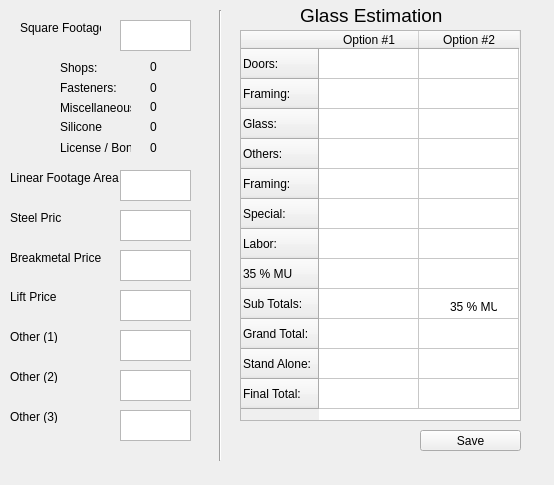
<?xml version="1.0" encoding="UTF-8"?>
<ui version="4.0">
 <class>Form</class>
 <widget class="QWidget" name="Form">
  <property name="geometry">
   <rect>
    <x>0</x>
    <y>0</y>
    <width>554</width>
    <height>485</height>
   </rect>
  </property>
  <property name="windowTitle">
   <string>Form</string>
  </property>
  <widget class="QLabel" name="label">
   <property name="geometry">
    <rect>
     <x>20</x>
     <y>20</y>
     <width>81</width>
     <height>16</height>
    </rect>
   </property>
   <property name="text">
    <string>Square Footage</string>
   </property>
  </widget>
  <widget class="QLabel" name="label_2">
   <property name="geometry">
    <rect>
     <x>10</x>
     <y>250</y>
     <width>91</width>
     <height>16</height>
    </rect>
   </property>
   <property name="text">
    <string>Breakmetal Price</string>
   </property>
  </widget>
  <widget class="QLabel" name="label_3">
   <property name="geometry">
    <rect>
     <x>10</x>
     <y>170</y>
     <width>111</width>
     <height>16</height>
    </rect>
   </property>
   <property name="text">
    <string>Linear Footage Area</string>
   </property>
  </widget>
  <widget class="QLabel" name="label_4">
   <property name="geometry">
    <rect>
     <x>10</x>
     <y>210</y>
     <width>51</width>
     <height>16</height>
    </rect>
   </property>
   <property name="text">
    <string>Steel Price</string>
   </property>
  </widget>
  <widget class="QTextEdit" name="textEdit_6">
   <property name="geometry">
    <rect>
     <x>120</x>
     <y>20</y>
     <width>71</width>
     <height>31</height>
    </rect>
   </property>
  </widget>
  <widget class="QLabel" name="label_5">
   <property name="geometry">
    <rect>
     <x>10</x>
     <y>290</y>
     <width>47</width>
     <height>13</height>
    </rect>
   </property>
   <property name="text">
    <string>Lift Price</string>
   </property>
  </widget>
  <widget class="QLabel" name="label_6">
   <property name="geometry">
    <rect>
     <x>10</x>
     <y>330</y>
     <width>47</width>
     <height>13</height>
    </rect>
   </property>
   <property name="text">
    <string>Other (1)</string>
   </property>
  </widget>
  <widget class="QTextEdit" name="textEdit_7">
   <property name="geometry">
    <rect>
     <x>120</x>
     <y>290</y>
     <width>71</width>
     <height>31</height>
    </rect>
   </property>
  </widget>
  <widget class="QTextEdit" name="textEdit_8">
   <property name="geometry">
    <rect>
     <x>120</x>
     <y>250</y>
     <width>71</width>
     <height>31</height>
    </rect>
   </property>
  </widget>
  <widget class="QTextEdit" name="textEdit_9">
   <property name="geometry">
    <rect>
     <x>120</x>
     <y>210</y>
     <width>71</width>
     <height>31</height>
    </rect>
   </property>
  </widget>
  <widget class="QTextEdit" name="textEdit_10">
   <property name="geometry">
    <rect>
     <x>120</x>
     <y>170</y>
     <width>71</width>
     <height>31</height>
    </rect>
   </property>
  </widget>
  <widget class="QTextEdit" name="textEdit_11">
   <property name="geometry">
    <rect>
     <x>120</x>
     <y>330</y>
     <width>71</width>
     <height>31</height>
    </rect>
   </property>
  </widget>
  <widget class="QLabel" name="label_7">
   <property name="geometry">
    <rect>
     <x>60</x>
     <y>60</y>
     <width>41</width>
     <height>16</height>
    </rect>
   </property>
   <property name="text">
    <string>Shops: </string>
   </property>
  </widget>
  <widget class="QLabel" name="label_8">
   <property name="geometry">
    <rect>
     <x>60</x>
     <y>80</y>
     <width>61</width>
     <height>16</height>
    </rect>
   </property>
   <property name="text">
    <string>Fasteners:</string>
   </property>
  </widget>
  <widget class="QLabel" name="label_9">
   <property name="geometry">
    <rect>
     <x>60</x>
     <y>100</y>
     <width>71</width>
     <height>16</height>
    </rect>
   </property>
   <property name="text">
    <string>Miscellaneous</string>
   </property>
  </widget>
  <widget class="QLabel" name="label_10">
   <property name="geometry">
    <rect>
     <x>60</x>
     <y>120</y>
     <width>47</width>
     <height>13</height>
    </rect>
   </property>
   <property name="text">
    <string>Silicone</string>
   </property>
  </widget>
  <widget class="QLabel" name="label_11">
   <property name="geometry">
    <rect>
     <x>60</x>
     <y>140</y>
     <width>71</width>
     <height>16</height>
    </rect>
   </property>
   <property name="text">
    <string>License / Bond</string>
   </property>
  </widget>
  <widget class="QLabel" name="label_12">
   <property name="geometry">
    <rect>
     <x>150</x>
     <y>60</y>
     <width>47</width>
     <height>13</height>
    </rect>
   </property>
   <property name="text">
    <string>0</string>
   </property>
  </widget>
  <widget class="QLabel" name="label_13">
   <property name="geometry">
    <rect>
     <x>150</x>
     <y>80</y>
     <width>16</width>
     <height>16</height>
    </rect>
   </property>
   <property name="text">
    <string>0</string>
   </property>
  </widget>
  <widget class="QLabel" name="label_14">
   <property name="geometry">
    <rect>
     <x>150</x>
     <y>100</y>
     <width>47</width>
     <height>13</height>
    </rect>
   </property>
   <property name="text">
    <string>0</string>
   </property>
  </widget>
  <widget class="QLabel" name="label_15">
   <property name="geometry">
    <rect>
     <x>150</x>
     <y>120</y>
     <width>47</width>
     <height>13</height>
    </rect>
   </property>
   <property name="text">
    <string>0</string>
   </property>
  </widget>
  <widget class="QLabel" name="label_16">
   <property name="geometry">
    <rect>
     <x>150</x>
     <y>140</y>
     <width>16</width>
     <height>16</height>
    </rect>
   </property>
   <property name="text">
    <string>0</string>
   </property>
  </widget>
  <widget class="Line" name="line">
   <property name="geometry">
    <rect>
     <x>210</x>
     <y>10</y>
     <width>20</width>
     <height>451</height>
    </rect>
   </property>
   <property name="orientation">
    <enum>Qt::Vertical</enum>
   </property>
  </widget>
  <widget class="QTableWidget" name="tableWidget">
   <property name="geometry">
    <rect>
     <x>240</x>
     <y>30</y>
     <width>281</width>
     <height>391</height>
    </rect>
   </property>
   <row>
    <property name="text">
     <string>Doors:</string>
    </property>
   </row>
   <row>
    <property name="text">
     <string>Framing:</string>
    </property>
   </row>
   <row>
    <property name="text">
     <string>Glass:</string>
    </property>
   </row>
   <row>
    <property name="text">
     <string>Others:</string>
    </property>
   </row>
   <row>
    <property name="text">
     <string>Framing:</string>
    </property>
   </row>
   <row>
    <property name="text">
     <string>Special:</string>
    </property>
   </row>
   <row>
    <property name="text">
     <string>Labor:</string>
    </property>
   </row>
   <row>
    <property name="text">
     <string>35 % MU</string>
    </property>
   </row>
   <row>
    <property name="text">
     <string>Sub Totals:</string>
    </property>
   </row>
   <row>
    <property name="text">
     <string>Grand Total:</string>
    </property>
   </row>
   <row>
    <property name="text">
     <string>Stand Alone:</string>
    </property>
   </row>
   <row>
    <property name="text">
     <string>Final Total:</string>
    </property>
   </row>
   <column>
    <property name="text">
     <string>Option #1</string>
    </property>
   </column>
   <column>
    <property name="text">
     <string>Option #2</string>
    </property>
   </column>
  </widget>
  <widget class="QLabel" name="label_17">
   <property name="geometry">
    <rect>
     <x>450</x>
     <y>300</y>
     <width>47</width>
     <height>13</height>
    </rect>
   </property>
   <property name="text">
    <string>35 % MU</string>
   </property>
  </widget>
  <widget class="QLabel" name="label_18">
   <property name="geometry">
    <rect>
     <x>300</x>
     <y>0</y>
     <width>171</width>
     <height>31</height>
    </rect>
   </property>
   <property name="text">
    <string>&lt;html&gt;&lt;head/&gt;&lt;body&gt;&lt;p&gt;&lt;span style=&quot; font-size:14pt;&quot;&gt;Glass Estimation&lt;/span&gt;&lt;/p&gt;&lt;/body&gt;&lt;/html&gt;</string>
   </property>
  </widget>
  <widget class="QLabel" name="label_19">
   <property name="geometry">
    <rect>
     <x>10</x>
     <y>370</y>
     <width>47</width>
     <height>13</height>
    </rect>
   </property>
   <property name="text">
    <string>Other (2)</string>
   </property>
  </widget>
  <widget class="QTextEdit" name="textEdit_12">
   <property name="geometry">
    <rect>
     <x>120</x>
     <y>370</y>
     <width>71</width>
     <height>31</height>
    </rect>
   </property>
  </widget>
  <widget class="QLabel" name="label_20">
   <property name="geometry">
    <rect>
     <x>10</x>
     <y>410</y>
     <width>47</width>
     <height>13</height>
    </rect>
   </property>
   <property name="text">
    <string>Other (3)</string>
   </property>
  </widget>
  <widget class="QTextEdit" name="textEdit_13">
   <property name="geometry">
    <rect>
     <x>120</x>
     <y>410</y>
     <width>71</width>
     <height>31</height>
    </rect>
   </property>
  </widget>
  <widget class="QPushButton" name="pushButton">
   <property name="geometry">
    <rect>
     <x>420</x>
     <y>430</y>
     <width>101</width>
     <height>21</height>
    </rect>
   </property>
   <property name="text">
    <string>Save</string>
   </property>
  </widget>
 </widget>
 <resources/>
 <connections/>
</ui>
